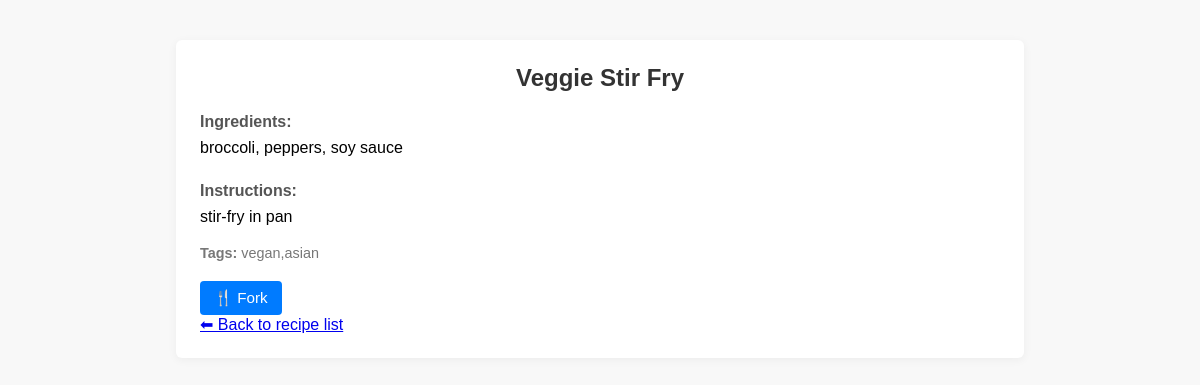
The app's page /recipes/4 (signed in) with its own data.
### tables this page shows
CREATE TABLE recipes (
                id INTEGER PRIMARY KEY AUTOINCREMENT,
                title TEXT NOT NULL,
                ingredients TEXT,
                steps TEXT,
                notes TEXT,
                tags TEXT,
                user_id INTEGER,
                forked_from INTEGER,
                FOREIGN KEY(user_id) REFERENCES users(id),
                FOREIGN KEY(forked_from) REFERENCES recipes(id)
            );

### app/routes/recipe_routes.py (the view)
@recipe_bp.route('/recipes/<int:recipe_id>')
def view_recipe(recipe_id):
    user_id = request.cookies.get("YourSessionCookie")
    user = get_user(user_id)
    recipe = get_recipe(recipe_id)
    if not recipe:
        return "Recipe not found", 404
    forks = get_forks(recipe_id)
    return render_template('recipe_detail.html', recipe=recipe, user=user, forks=forks)

### app/services/recipe_service.py (called while the page is built)
def get_recipe(id):
    conn = sqlite3.connect(DB_PATH)
    conn.row_factory = sqlite3.Row
    cursor = conn.cursor()
    cursor.execute("SELECT * FROM recipes WHERE id = ?", (id,))
    recipe = cursor.fetchone()
    conn.close()
    return recipe

def get_forks(id):
    conn = sqlite3.connect(DB_PATH)
    conn.row_factory = sqlite3.Row
    cursor = conn.cursor()
    cursor.execute("SELECT * FROM recipes WHERE forked_from = ?", (id,))
    forks = cursor.fetchall()
    conn.close()
    return forks

### app/services/user_service.py (called while the page is built)
def get_user(id):
    conn = sqlite3.connect(DB_PATH)
    cursor = conn.cursor()
    cursor.execute("SELECT id FROM users WHERE id = ?", (id))
    user = cursor.fetchone()
    conn.close()
    if user:
        return {
            "id": user[0]
        }
    else:
        return None

### app/templates/recipe_detail.html (shortened to what this page needs)
<!DOCTYPE html>
<html lang="en">
<head>
    <link rel="stylesheet" href="{{ url_for('static', filename='style.css') }}">
</head>
<body>
    <div class="container recipe-detail">
        <h2>{{ recipe['title'] }}</h2>
        <div class="recipe-section">
            <h4>Ingredients:</h4>
            <p>{{ recipe['ingredients'] }}</p>
        </div>
        <div class="recipe-section">
            <h4>Instructions:</h4>
            <p>{{ recipe['steps'] }}</p>
        </div>
        {% if recipe['tags'] %}
        <div class="tags">
            <strong>Tags:</strong> {{ recipe['tags'] }}
        </div>
        {% endif %}
        <div class="actions">
            <form method="post" action="{{ url_for('recipe.fork_recipe', recipe_id=recipe['id']) }}" style="display:inline;">
                <button type="submit" class="button fork">🍴 Fork</button>
            </form>
        </div>
        <a href="{{ url_for('recipe.home') }}" class="back-link">⬅ Back to recipe list</a>
    </div>
</body>
</html>

### app/static/style.css (style rules this page uses)
body { font-family: Arial, sans-serif; background: #f8f8f8; margin: 0; padding: 0; }
.container { width: 400px; margin: 50px auto; padding: 20px; background: white; box-shadow: 0 0 10px rgba(0,0,0,0.1); border-radius: 8px; }
h2 { text-align: center; color: #444; }
form { display: flex; flex-direction: column; }
.recipe-detail { width: 80%; max-width: 800px; margin: 40px auto; background: white; padding: 24px; border-radius: 6px; box-shadow: 0 2px 10px rgba(0,0,0,0.05); }
.recipe-detail h2 { margin-top: 0; color: #333; }
.recipe-section { margin-top: 20px; }
.recipe-section h4 { margin-bottom: 5px; color: #555; }
.recipe-section p, .recipe-section ul { margin-top: 0; line-height: 1.5; }
.tags { margin-top: 10px; font-size: 0.9em; color: #777; }
.actions { margin-top: 20px; display: flex; gap: 10px; }
.actions a, .actions form button { background: #007bff; color: white; border: none; padding: 8px 14px; border-radius: 4px; text-decoration: none; cursor: pointer; font-size: 0.95em; }
.actions form { display: inline; }

### records on screen
recipes: title "Veggie Stir Fry", ingredients "broccoli, peppers, soy sauce", steps "stir-fry in pan", tags "vegan,asian"
